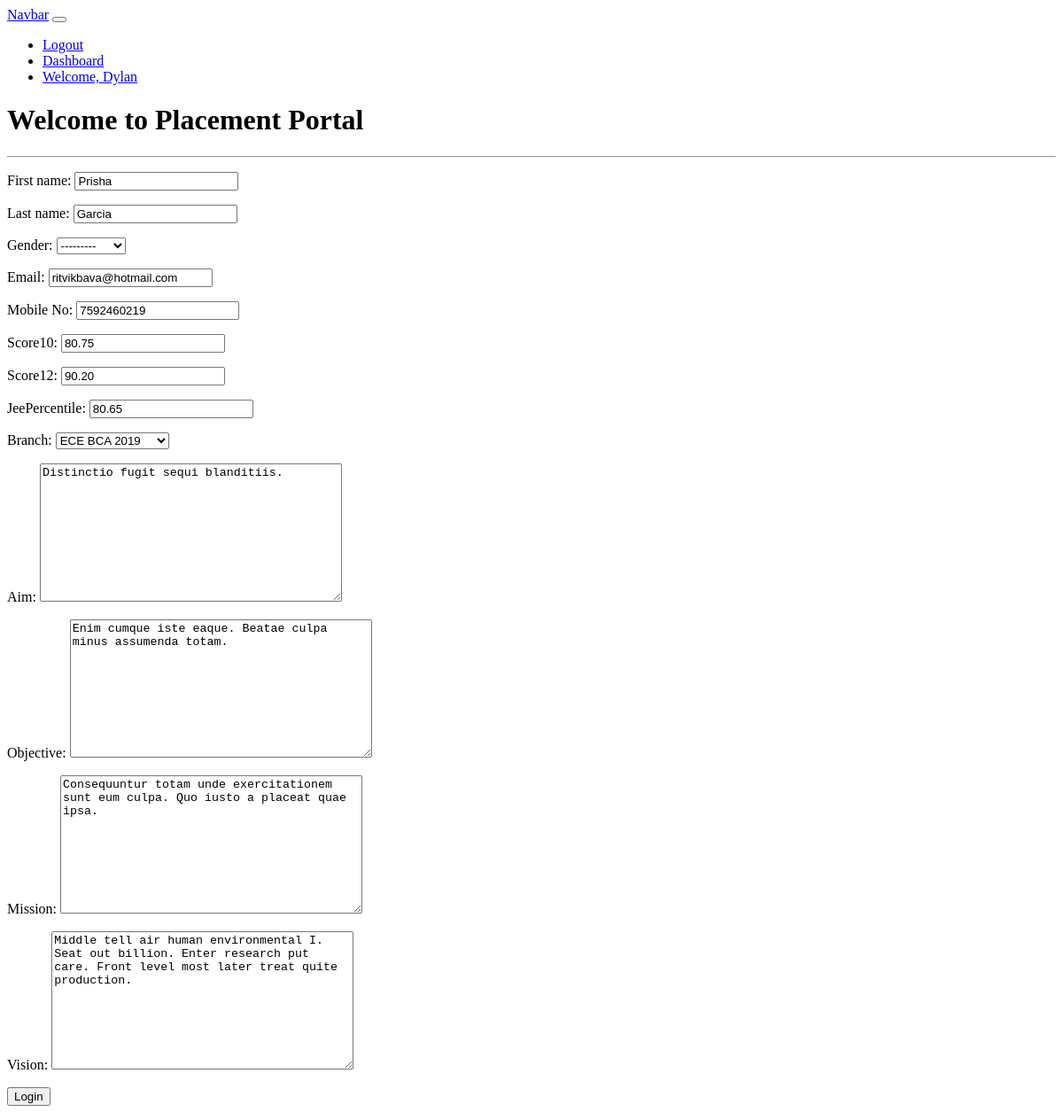
The app's page /UpdateProfile/ (signed in), older data.
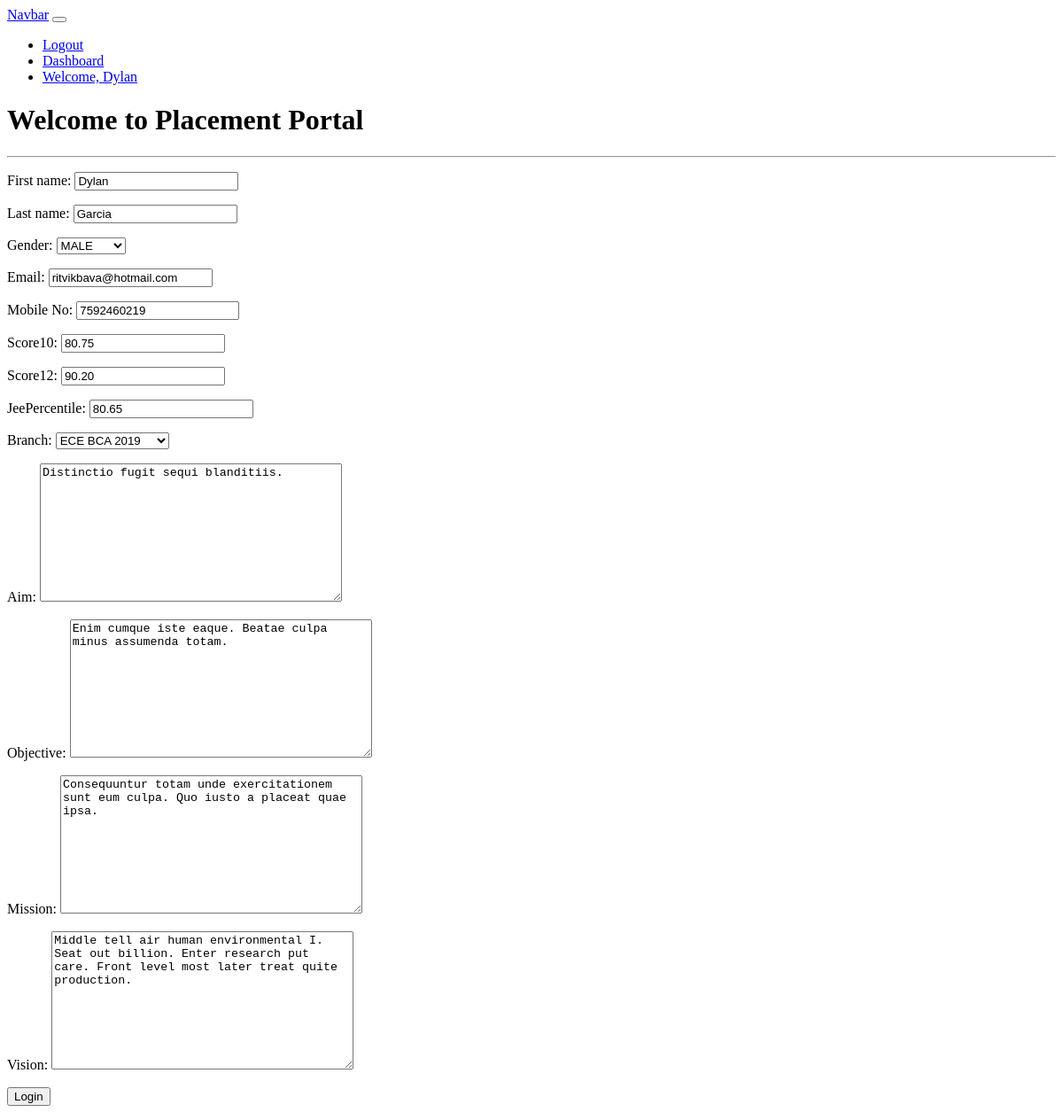
The same page, newer data.
### placementapp/models.py (models this page shows, shortened)
class Student(models.Model):
    user=models.OneToOneField(to=User,on_delete=models.CASCADE,primary_key=True)
    enrollment_no=models.CharField(max_length=12)
    first_name=models.CharField(max_length=30)
    last_name=models.CharField(max_length=30)
    Gender_Choices=[('M','MALE'),
    ('F','FEMALE'),
    ('O','OTHERS'),
    ]
    gender=models.CharField(choices=Gender_Choices,null=True,max_length=10,)
    Email=models.EmailField(null=False,blank=False)
    Mobile_No=models.PositiveBigIntegerField(null=False,blank=False)
    School10=models.ForeignKey(to=School,null=True,on_delete=models.SET_NULL,related_name='SchoolX')
    School12=models.ForeignKey(to=School,null=True,on_delete=models.SET_NULL,related_name='SchoolXII')
    Score10=models.DecimalField(max_digits=4,decimal_places=2,null=True,blank=True)
    Score12=models.DecimalField(max_digits=4,decimal_places=2,null=True,blank=True)
    JeePercentile=models.DecimalField(max_digits=4,decimal_places=2,null=True,blank=True)
    Branch=models.ForeignKey(to=BranchDS,on_delete=models.SET_NULL,null=True)
    Aim=models.TextField(null=True,blank=True,)
    Objective=models.TextField(null=True,blank=True,)
    Mission=models.TextField(null=True,blank=True,)
    Vision=models.TextField(null=True,blank=True,)
    mentor=models.ForeignKey(to=Mentor,on_delete=models.SET_NULL,null=True,blank=True)
    PlacementCell=models.ForeignKey(to=PlacementCell,null=True,blank=True,on_delete=models.SET_NULL)
    AppliedPositions=models.ManyToManyField(to=Position,through='Applied')

### placementapp/views.py (the view)
# urls.py: path('UpdateProfile/',views.StudentUpdateProfile,name="UpdateProfile"),
def StudentUpdateProfile(request):
    if request.user.is_authenticated:
        if request.user.user_type==1:
            stu=Student.objects.get(user=request.user)
            if request.method=='POST':
                form=StudentForm(request.POST,instance=stu)
                if form.is_valid():
                    form.save()
            else:
                form=StudentForm(instance=stu)
            return render(request,'placementapp/testform.html',{'form':form})
        else:
            return HttpResponse('<h1> Current User is not of A Student </h1>')
    else:
        return HttpResponse('<h1> Current Session User Not Authenticated </h1>')

### placementapp/forms.py
class StudentForm(forms.ModelForm):
    class Meta:
        model=Student
        fields='__all__'
        exclude = ['user','enrollment_no','AppliedPositions','PlacementCell','mentor','School10','School12']

### placementapp/models.py (called while the page is built)
    def __str__(self):
        return f"{self.Degree_Name}"

    def __str__(self):
        return f"{self.Branch_Name}"

    def __str__(self):
        return f"{self.branch} {self.degree} {self.Start_year}"

### placementapp/templates/placementapp/testform.html (shortened to what this page needs)
{% extends 'base.html' %}
{% block content %}
<!DOCTYPE html>
<html lang="en">
<head>
</head>
<body>
    <form method="POST">
        {{ form.as_p }}
        <input type="submit" value="Login">
    </form>
</body>
</html>
{% endblock %}

Row changes from the older to the newer data that the page shows:
changed Student "Garcia": first_name "Prisha" → "Dylan"; gender "---------" → "MALE"
